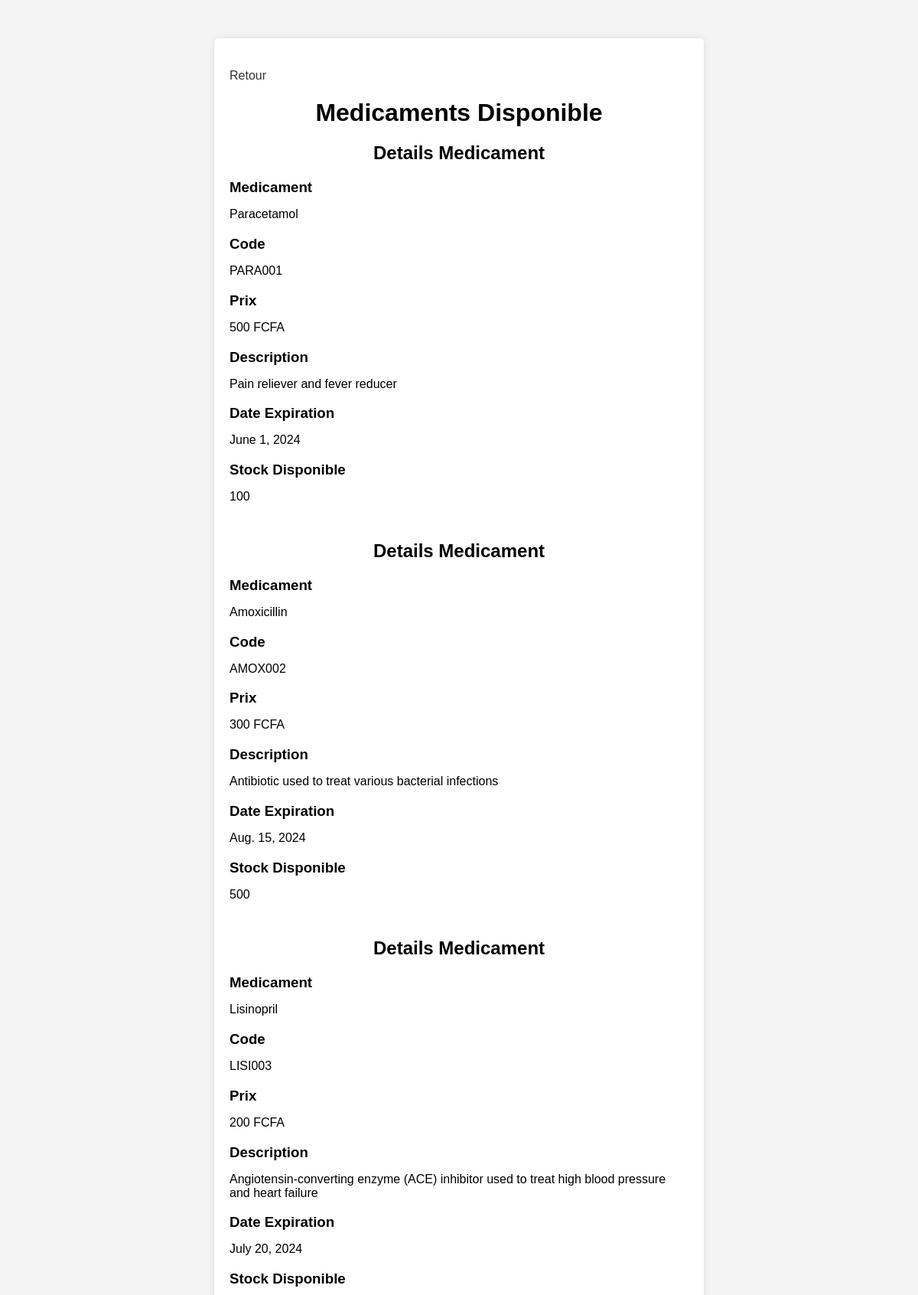
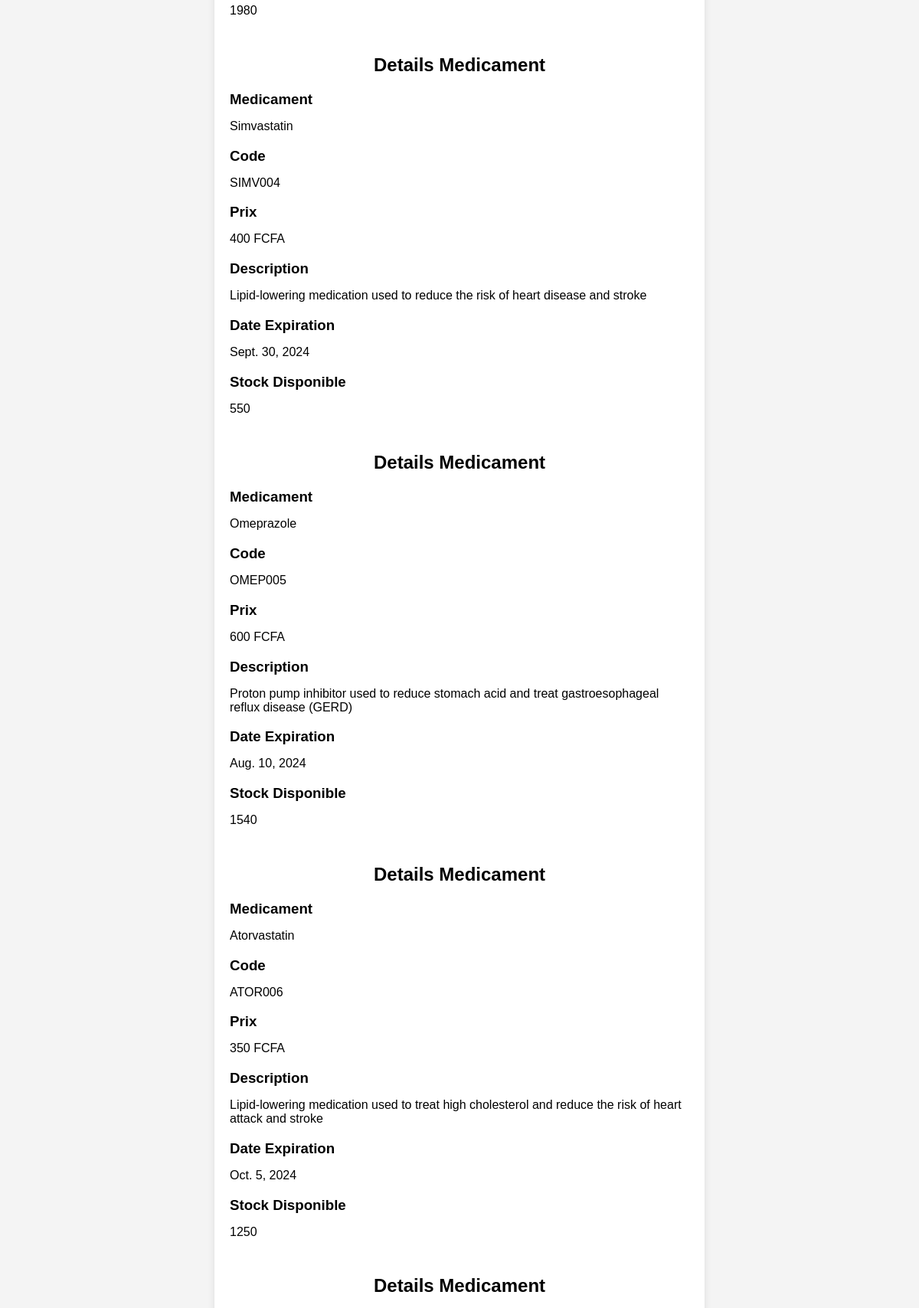
Page /pharmacien/medecines (upper part) on the committed database (2 pictures, top to bottom).
### SharedDB/models.py (models this page shows)
class medicament(models.Model):
    id = models.AutoField(primary_key=True)
    nom = models.CharField(max_length=20)
    code = models.CharField(max_length=10)
    prix = models.IntegerField()
    description = models.CharField(max_length=255)
    dateExpiration = models.DateField()
    stockDisponible = models.IntegerField()
    class meta:
        app_label='SharedDB'

### pharmacien/views.py (the view)
# urls.py: path("pharmacien/medecines", pharmacien_views.afficherToutMedicament),
@csrf_exempt
def afficherToutMedicament(request):
        all_medicaments = medicament.objects.all()
        if all_medicaments:
            return render(request, "allmedecines.html", {'all_medicaments': all_medicaments})
        else:
            return render(request, "NotResultAfficherMedicament.html")

### pharmacien/templates/allmedecines.html (shortened to what this page needs)
<!DOCTYPE html>
<html lang="en">
<head>
    {% load static %}
</head>
<body>
<div class="container">
    <form method="post">
        <a href="/pharmacien">Retour</a>
        <h1>Medicaments Disponible</h1>
        <ul>
            {% for all_medicament in all_medicaments %}
            <h2>Details Medicament</h2>
            <li><h3>Medicament</h3>{{ all_medicament.nom }}</li>
            <li><h3>Code </h3>{{ all_medicament.code }}</li>
            <li><h3>Prix </h3>{{ all_medicament.prix }} FCFA </li>
            <li><h3>Description </h3>{{ all_medicament.description }}</li>
            <li><h3>Date Expiration </h3>{{ all_medicament.dateExpiration }}</li>
            <li><h3>Stock Disponible </h3>{{ all_medicament.stockDisponible }}</li>
            <br>
            {% empty %}
            <li><h3>Medicament indisponible</h3></li>
            {% endfor %}
        </ul>
    </form>
</div>
</body>
</html>

### pharmacien/templates/allmedecines.html (style rules this page uses)
body { font-family: Arial, sans-serif; margin: 0; padding: 0; background-color: #f4f4f4; }
.container { max-width: 600px; margin: 50px auto; padding: 20px; background-color: #fff; border-radius: 5px; box-shadow: 0 0 10px rgba(0, 0, 0, 0.1); }
h1, h2 { text-align: center; margin-bottom: 20px; }
ul { list-style-type: none; padding: 0; }
li { margin-bottom: 10px; }
a { text-decoration: none; color: #333; }
li h3 { margin-bottom: 5px; }
li h3:last-child { margin-bottom: 15px; }
form { margin-top: 20px; }

### rows in the picture
medicament: nom "Paracetamol", code "PARA001", prix "500", description "Pain reliever and fever reducer", dateExpiration "June 1, 2024", stockDisponible "100"
medicament: nom "Amoxicillin", code "AMOX002", prix "300", description "Antibiotic used to treat various bacterial infections", dateExpiration "Aug. 15, 2024", stockDisponible "500"
medicament: nom "Lisinopril", code "LISI003", prix "200", description "Angiotensin-converting enzyme (ACE) inhibitor used to treat high blood pressure and heart failure", dateExpiration "July 20, 2024", stockDisponible "1980"
medicament: nom "Simvastatin", code "SIMV004", prix "400", description "Lipid-lowering medication used to reduce the risk of heart disease and stroke", dateExpiration "Sept. 30, 2024", stockDisponible "550"
medicament: nom "Omeprazole", code "OMEP005", prix "600", description "Proton pump inhibitor used to reduce stomach acid and treat gastroesophageal reflux disease (GERD)", dateExpiration "Aug. 10, 2024", stockDisponible "1540"
medicament: nom "Atorvastatin", code "ATOR006", prix "350", description "Lipid-lowering medication used to treat high cholesterol and reduce the risk of heart attack and stroke", dateExpiration "Oct. 5, 2024", stockDisponible "1250"
